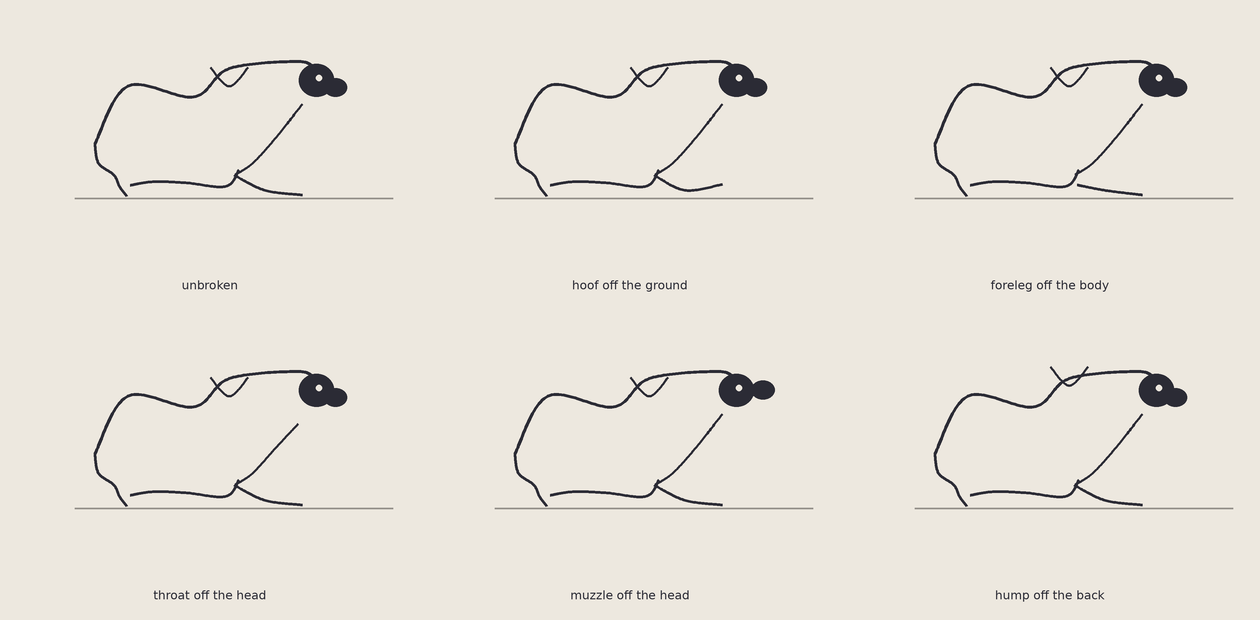

The script that saved this image:
"""A47 — The Expensive Miss. The A46 right/meeting calf, five versions, each breaking exactly ONE
agreement. Break distance held constant (~0.09 body units) so location is the only variable.
Rank by damage to the statement: this is one animal."""
import numpy as np
from PIL import Image, ImageDraw, ImageFont
SS=3
PAPER=(237,232,223); INK=(43,43,53); MID=(150,146,140)
LM=dict(rumpback=(0.02,0.46), hip=(0.30,0.95), loin=(0.86,0.86), withers=(1.16,1.10),
 poll=(1.74,1.16), brisket=(1.13,0.10), bellymid=(0.80,0.13), forehoof=(1.78,0.03))
def cmr(nodes,n=26):
    P=[np.array(p,float) for p in nodes]; P=([P[0]]+P+[P[-1]]); out=[]
    for i in range(1,len(P)-2):
        p0,p1,p2,p3=P[i-1],P[i],P[i+1],P[i+2]
        for t in np.linspace(0,1,n,endpoint=False):
            t2=t*t;t3=t2*t
            out.append(0.5*((2*p1)+(-p0+p2)*t+(2*p0-5*p1+4*p2-p3)*t2+(-p0+3*p1-3*p2+p3)*t3))
    out.append(P[-2]); return out
def line(d,pts,col=INK,w=2.6): d.line([(int(p[0]*SS),int(p[1]*SS)) for p in pts],fill=col,width=max(1,int(w*SS)),joint="curve")
def ell(d,c,rx,ry,col): d.ellipse([int((c[0]-rx)*SS),int((c[1]-ry)*SS),int((c[0]+rx)*SS),int((c[1]+ry)*SS)],fill=col)

GAP=0.09  # uniform break distance, body units
def draw_calf(d,ox,oy,sc,brk=None):
    def Q(pt):
        x,y=LM[pt] if isinstance(pt,str) else pt
        return (ox+x*sc, oy-y*sc)
    hd=Q((1.90,1.0))
    def R(dx,dy): return (hd[0]+dx*sc, hd[1]+dy*sc)
    # 1 topline head->rump
    line(d,cmr([R(-0.02,-0.10),Q('poll'),Q('withers'),Q('loin'),Q('hip'),Q('rumpback')]),w=3.0)
    # 2 hump (brk: lifted off the back)
    w_=Q('withers')
    if brk=='hump': w_=(w_[0],w_[1]-GAP*sc)
    line(d,cmr([(w_[0]-0.16*sc,w_[1]-0.01*sc),(w_[0],w_[1]+0.15*sc),(w_[0]+0.16*sc,w_[1]-0.01*sc)]),w=2.6)
    # 3 rump->hind leg
    line(d,cmr([Q('rumpback'),Q((0.05,0.30)),Q((0.18,0.20)),Q((0.23,0.10)),Q((0.29,0.02))]),w=2.8)
    # 4 belly
    line(d,cmr([Q((1.24,0.24)),Q('brisket'),Q('bellymid'),Q((0.52,0.14)),Q((0.32,0.11))]),w=2.8)
    # 5 throat (brk: jaw end off the head)
    jaw=R(-0.12,0.20)
    if brk=='throat': jaw=(jaw[0]-0.035*sc,jaw[1]+0.083*sc)
    line(d,cmr([jaw,Q((1.56,0.52)),Q((1.36,0.30)),Q((1.21,0.20))]),w=2.4)
    # 6 head  7 muzzle (brk: off the head)  8 eye
    ell(d,hd,0.15*sc,0.14*sc,INK)
    mz=R(0.16,0.06)
    if brk=='muzzle': mz=(mz[0]+0.064*sc,mz[1]-0.064*sc)
    ell(d,mz,0.10*sc,0.08*sc,INK)
    ell(d,(hd[0]+0.02*sc,hd[1]-0.02*sc),0.026*sc,0.026*sc,PAPER)
    # 9 foreleg (brk 'leg': top off the body; brk 'hoof': end off the ground)
    s,m,e=Q((1.20,0.20)),Q((1.46,0.07)),Q('forehoof')
    if brk=='leg':  s=(s[0]+0.028*sc,s[1]+0.085*sc)
    if brk=='hoof': e=(e[0],e[1]-GAP*sc)
    line(d,cmr([s,m,e]),w=2.8)
    # 10 ground
    line(d,[(ox-0.15*sc,oy),(ox+2.55*sc,oy)],col=MID,w=1.8)

PANELS=[("unbroken",None),("hoof off the ground",'hoof'),("foreleg off the body",'leg'),
        ("throat off the head",'throat'),("muzzle off the head",'muzzle'),("hump off the back",'hump')]
def render(path):
    cols=3; rows=2; cw,ch=420,310; W,H=cols*cw,rows*ch
    img=Image.new("RGB",(W*SS,H*SS),PAPER); d=ImageDraw.Draw(img)
    try: font=ImageFont.truetype('/usr/share/fonts/truetype/dejavu/DejaVuSans.ttf',int(12*SS))
    except: font=ImageFont.load_default()
    for i,(title,brk) in enumerate(PANELS):
        cxo=(i%cols)*cw; cyo=(i//cols)*ch
        draw_calf(d,cxo+cw*0.22,cyo+ch*0.64,118,brk=brk)
        tw=d.textlength(title,font=font)
        d.text((int(cxo*SS+(cw*SS-tw)//2),int((cyo+ch-32)*SS)),title,fill=INK,font=font)
    img=img.resize((W,H),Image.LANCZOS); img.save(path); print("saved",path)
if __name__=="__main__":
    render("/sessions/wizardly-stoic-cerf/mnt/hessentials/illustration/loomis/sketch201_u5_a47_the_expensive_miss.png")
